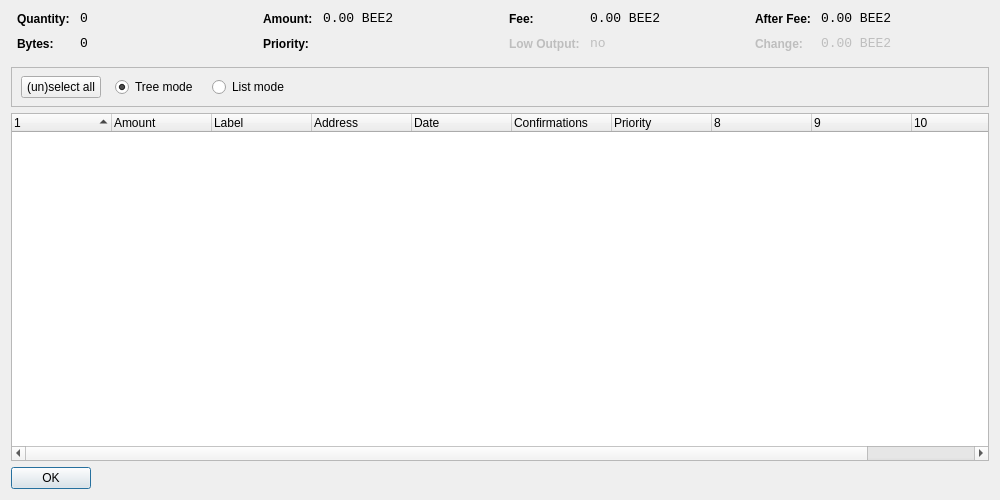
<?xml version="1.0" encoding="UTF-8"?>
<ui version="4.0">
 <class>CoinControlDialog</class>
 <widget class="QDialog" name="CoinControlDialog">
  <property name="geometry">
   <rect>
    <x>0</x>
    <y>0</y>
    <width>1000</width>
    <height>500</height>
   </rect>
  </property>
  <property name="windowTitle">
   <string>Coin Control</string>
  </property>
  <layout class="QVBoxLayout" name="verticalLayout">
   <item>
    <layout class="QHBoxLayout" name="horizontalLayoutTop" stretch="0,0,0,0">
     <property name="topMargin">
      <number>0</number>
     </property>
     <property name="bottomMargin">
      <number>10</number>
     </property>
     <item>
      <layout class="QFormLayout" name="formLayoutCoinControl1">
       <property name="horizontalSpacing">
        <number>10</number>
       </property>
       <property name="verticalSpacing">
        <number>10</number>
       </property>
       <property name="leftMargin">
        <number>6</number>
       </property>
       <property name="rightMargin">
        <number>6</number>
       </property>
       <item row="0" column="0">
        <widget class="QLabel" name="labelCoinControlQuantityText">
         <property name="styleSheet">
          <string notr="true">font-weight:bold;</string>
         </property>
         <property name="text">
          <string>Quantity:</string>
         </property>
        </widget>
       </item>
       <item row="0" column="1">
        <widget class="QLabel" name="labelCoinControlQuantity">
         <property name="font">
          <font>
           <family>Monospace</family>
           <pointsize>10</pointsize>
          </font>
         </property>
         <property name="cursor">
          <cursorShape>IBeamCursor</cursorShape>
         </property>
         <property name="contextMenuPolicy">
          <enum>Qt::ActionsContextMenu</enum>
         </property>
         <property name="text">
          <string notr="true">0</string>
         </property>
         <property name="textInteractionFlags">
          <set>Qt::LinksAccessibleByMouse|Qt::TextSelectableByKeyboard|Qt::TextSelectableByMouse</set>
         </property>
        </widget>
       </item>
       <item row="1" column="0">
        <widget class="QLabel" name="labelCoinControlBytesText">
         <property name="styleSheet">
          <string notr="true">font-weight:bold;</string>
         </property>
         <property name="text">
          <string>Bytes:</string>
         </property>
        </widget>
       </item>
       <item row="1" column="1">
        <widget class="QLabel" name="labelCoinControlBytes">
         <property name="font">
          <font>
           <family>Monospace</family>
           <pointsize>10</pointsize>
          </font>
         </property>
         <property name="cursor">
          <cursorShape>IBeamCursor</cursorShape>
         </property>
         <property name="contextMenuPolicy">
          <enum>Qt::ActionsContextMenu</enum>
         </property>
         <property name="text">
          <string notr="true">0</string>
         </property>
         <property name="textInteractionFlags">
          <set>Qt::LinksAccessibleByMouse|Qt::TextSelectableByKeyboard|Qt::TextSelectableByMouse</set>
         </property>
        </widget>
       </item>
      </layout>
     </item>
     <item>
      <layout class="QFormLayout" name="formLayoutCoinControl2">
       <property name="horizontalSpacing">
        <number>10</number>
       </property>
       <property name="verticalSpacing">
        <number>10</number>
       </property>
       <property name="leftMargin">
        <number>6</number>
       </property>
       <property name="rightMargin">
        <number>6</number>
       </property>
       <item row="0" column="0">
        <widget class="QLabel" name="labelCoinControlAmountText">
         <property name="styleSheet">
          <string notr="true">font-weight:bold;</string>
         </property>
         <property name="text">
          <string>Amount:</string>
         </property>
        </widget>
       </item>
       <item row="0" column="1">
        <widget class="QLabel" name="labelCoinControlAmount">
         <property name="font">
          <font>
           <family>Monospace</family>
           <pointsize>10</pointsize>
          </font>
         </property>
         <property name="cursor">
          <cursorShape>IBeamCursor</cursorShape>
         </property>
         <property name="contextMenuPolicy">
          <enum>Qt::ActionsContextMenu</enum>
         </property>
         <property name="text">
          <string notr="true">0.00 BEE2</string>
         </property>
         <property name="textInteractionFlags">
          <set>Qt::LinksAccessibleByMouse|Qt::TextSelectableByKeyboard|Qt::TextSelectableByMouse</set>
         </property>
        </widget>
       </item>
       <item row="1" column="0">
        <widget class="QLabel" name="labelCoinControlPriorityText">
         <property name="styleSheet">
          <string notr="true">font-weight:bold;</string>
         </property>
         <property name="text">
          <string>Priority:</string>
         </property>
        </widget>
       </item>
       <item row="1" column="1">
        <widget class="QLabel" name="labelCoinControlPriority">
         <property name="font">
          <font>
           <family>Monospace</family>
           <pointsize>10</pointsize>
          </font>
         </property>
         <property name="cursor">
          <cursorShape>IBeamCursor</cursorShape>
         </property>
         <property name="contextMenuPolicy">
          <enum>Qt::ActionsContextMenu</enum>
         </property>
         <property name="text">
          <string/>
         </property>
         <property name="textInteractionFlags">
          <set>Qt::LinksAccessibleByMouse|Qt::TextSelectableByKeyboard|Qt::TextSelectableByMouse</set>
         </property>
        </widget>
       </item>
      </layout>
     </item>
     <item>
      <layout class="QFormLayout" name="formLayoutCoinControl3">
       <property name="horizontalSpacing">
        <number>10</number>
       </property>
       <property name="verticalSpacing">
        <number>10</number>
       </property>
       <property name="leftMargin">
        <number>6</number>
       </property>
       <property name="rightMargin">
        <number>6</number>
       </property>
       <item row="0" column="0">
        <widget class="QLabel" name="labelCoinControlFeeText">
         <property name="styleSheet">
          <string notr="true">font-weight:bold;</string>
         </property>
         <property name="text">
          <string>Fee:</string>
         </property>
        </widget>
       </item>
       <item row="0" column="1">
        <widget class="QLabel" name="labelCoinControlFee">
         <property name="font">
          <font>
           <family>Monospace</family>
           <pointsize>10</pointsize>
          </font>
         </property>
         <property name="cursor">
          <cursorShape>IBeamCursor</cursorShape>
         </property>
         <property name="contextMenuPolicy">
          <enum>Qt::ActionsContextMenu</enum>
         </property>
         <property name="text">
          <string notr="true">0.00 BEE2</string>
         </property>
         <property name="textInteractionFlags">
          <set>Qt::LinksAccessibleByMouse|Qt::TextSelectableByKeyboard|Qt::TextSelectableByMouse</set>
         </property>
        </widget>
       </item>
       <item row="1" column="0">
        <widget class="QLabel" name="labelCoinControlLowOutputText">
         <property name="enabled">
          <bool>false</bool>
         </property>
         <property name="styleSheet">
          <string notr="true">font-weight:bold;</string>
         </property>
         <property name="text">
          <string>Low Output:</string>
         </property>
        </widget>
       </item>
       <item row="1" column="1">
        <widget class="QLabel" name="labelCoinControlLowOutput">
         <property name="enabled">
          <bool>false</bool>
         </property>
         <property name="font">
          <font>
           <family>Monospace</family>
           <pointsize>10</pointsize>
          </font>
         </property>
         <property name="cursor">
          <cursorShape>IBeamCursor</cursorShape>
         </property>
         <property name="contextMenuPolicy">
          <enum>Qt::ActionsContextMenu</enum>
         </property>
         <property name="text">
          <string notr="true">no</string>
         </property>
         <property name="textInteractionFlags">
          <set>Qt::LinksAccessibleByMouse|Qt::TextSelectableByKeyboard|Qt::TextSelectableByMouse</set>
         </property>
        </widget>
       </item>
      </layout>
     </item>
     <item>
      <layout class="QFormLayout" name="formLayoutCoinControl4">
       <property name="horizontalSpacing">
        <number>10</number>
       </property>
       <property name="verticalSpacing">
        <number>10</number>
       </property>
       <property name="leftMargin">
        <number>6</number>
       </property>
       <property name="rightMargin">
        <number>6</number>
       </property>
       <item row="0" column="0">
        <widget class="QLabel" name="labelCoinControlAfterFeeText">
         <property name="styleSheet">
          <string notr="true">font-weight:bold;</string>
         </property>
         <property name="text">
          <string>After Fee:</string>
         </property>
        </widget>
       </item>
       <item row="0" column="1">
        <widget class="QLabel" name="labelCoinControlAfterFee">
         <property name="font">
          <font>
           <family>Monospace</family>
           <pointsize>10</pointsize>
          </font>
         </property>
         <property name="cursor">
          <cursorShape>IBeamCursor</cursorShape>
         </property>
         <property name="contextMenuPolicy">
          <enum>Qt::ActionsContextMenu</enum>
         </property>
         <property name="text">
          <string notr="true">0.00 BEE2</string>
         </property>
         <property name="textInteractionFlags">
          <set>Qt::LinksAccessibleByMouse|Qt::TextSelectableByKeyboard|Qt::TextSelectableByMouse</set>
         </property>
        </widget>
       </item>
       <item row="1" column="0">
        <widget class="QLabel" name="labelCoinControlChangeText">
         <property name="enabled">
          <bool>false</bool>
         </property>
         <property name="styleSheet">
          <string notr="true">font-weight:bold;</string>
         </property>
         <property name="text">
          <string>Change:</string>
         </property>
        </widget>
       </item>
       <item row="1" column="1">
        <widget class="QLabel" name="labelCoinControlChange">
         <property name="enabled">
          <bool>false</bool>
         </property>
         <property name="font">
          <font>
           <family>Monospace</family>
           <pointsize>10</pointsize>
          </font>
         </property>
         <property name="cursor">
          <cursorShape>IBeamCursor</cursorShape>
         </property>
         <property name="contextMenuPolicy">
          <enum>Qt::ActionsContextMenu</enum>
         </property>
         <property name="text">
          <string notr="true">0.00 BEE2</string>
         </property>
         <property name="textInteractionFlags">
          <set>Qt::LinksAccessibleByMouse|Qt::TextSelectableByKeyboard|Qt::TextSelectableByMouse</set>
         </property>
        </widget>
       </item>
      </layout>
     </item>
    </layout>
   </item>
   <item>
    <widget class="QFrame" name="frame">
     <property name="minimumSize">
      <size>
       <width>0</width>
       <height>40</height>
      </size>
     </property>
     <property name="frameShape">
      <enum>QFrame::StyledPanel</enum>
     </property>
     <property name="frameShadow">
      <enum>QFrame::Sunken</enum>
     </property>
     <widget class="QWidget" name="horizontalLayoutWidget">
      <property name="geometry">
       <rect>
        <x>10</x>
        <y>0</y>
        <width>781</width>
        <height>41</height>
       </rect>
      </property>
      <layout class="QHBoxLayout" name="horizontalLayoutPanel" stretch="0,0,0,0,0">
       <property name="spacing">
        <number>14</number>
       </property>
       <item>
        <widget class="QPushButton" name="pushButtonSelectAll">
         <property name="sizePolicy">
          <sizepolicy hsizetype="Maximum" vsizetype="Fixed">
           <horstretch>0</horstretch>
           <verstretch>0</verstretch>
          </sizepolicy>
         </property>
         <property name="text">
          <string>(un)select all</string>
         </property>
        </widget>
       </item>
       <item>
        <widget class="QRadioButton" name="radioTreeMode">
         <property name="sizePolicy">
          <sizepolicy hsizetype="Maximum" vsizetype="Fixed">
           <horstretch>0</horstretch>
           <verstretch>0</verstretch>
          </sizepolicy>
         </property>
         <property name="text">
          <string>Tree mode</string>
         </property>
         <property name="checked">
          <bool>true</bool>
         </property>
        </widget>
       </item>
       <item>
        <widget class="QRadioButton" name="radioListMode">
         <property name="sizePolicy">
          <sizepolicy hsizetype="Maximum" vsizetype="Fixed">
           <horstretch>0</horstretch>
           <verstretch>0</verstretch>
          </sizepolicy>
         </property>
         <property name="text">
          <string>List mode</string>
         </property>
        </widget>
       </item>
       <item>
        <spacer name="horizontalSpacer">
         <property name="orientation">
          <enum>Qt::Horizontal</enum>
         </property>
         <property name="sizeHint" stdset="0">
          <size>
           <width>40</width>
           <height>20</height>
          </size>
         </property>
        </spacer>
       </item>
      </layout>
     </widget>
    </widget>
   </item>
   <item>
    <widget class="CoinControlTreeWidget" name="treeWidget">
     <property name="contextMenuPolicy">
      <enum>Qt::CustomContextMenu</enum>
     </property>
     <property name="sortingEnabled">
      <bool>false</bool>
     </property>
     <property name="columnCount">
      <number>11</number>
     </property>
     <attribute name="headerShowSortIndicator" stdset="0">
      <bool>true</bool>
     </attribute>
     <attribute name="headerStretchLastSection">
      <bool>false</bool>
     </attribute>
     <column>
      <property name="text">
       <string/>
      </property>
     </column>
     <column>
      <property name="text">
       <string>Amount</string>
      </property>
     </column>
     <column>
      <property name="text">
       <string>Label</string>
      </property>
     </column>
     <column>
      <property name="text">
       <string>Address</string>
      </property>
     </column>
     <column>
      <property name="text">
       <string>Date</string>
      </property>
     </column>
     <column>
      <property name="text">
       <string>Confirmations</string>
      </property>
      <property name="toolTip">
       <string>Confirmed</string>
      </property>
     </column>
     <column>
      <property name="text">
       <string>Priority</string>
      </property>
     </column>
     <column>
      <property name="text">
       <string/>
      </property>
     </column>
     <column>
      <property name="text">
       <string/>
      </property>
     </column>
     <column>
      <property name="text">
       <string/>
      </property>
     </column>
     <column>
      <property name="text">
       <string/>
      </property>
     </column>
    </widget>
   </item>
   <item>
    <widget class="QDialogButtonBox" name="buttonBox">
     <property name="sizePolicy">
      <sizepolicy hsizetype="Maximum" vsizetype="Fixed">
       <horstretch>0</horstretch>
       <verstretch>0</verstretch>
      </sizepolicy>
     </property>
     <property name="orientation">
      <enum>Qt::Horizontal</enum>
     </property>
     <property name="standardButtons">
      <set>QDialogButtonBox::Ok</set>
     </property>
    </widget>
   </item>
  </layout>
 </widget>
 <customwidgets>
  <customwidget>
   <class>CoinControlTreeWidget</class>
   <extends>QTreeWidget</extends>
   <header>coincontroltreewidget.h</header>
  </customwidget>
 </customwidgets>
 <resources/>
 <connections/>
</ui>
